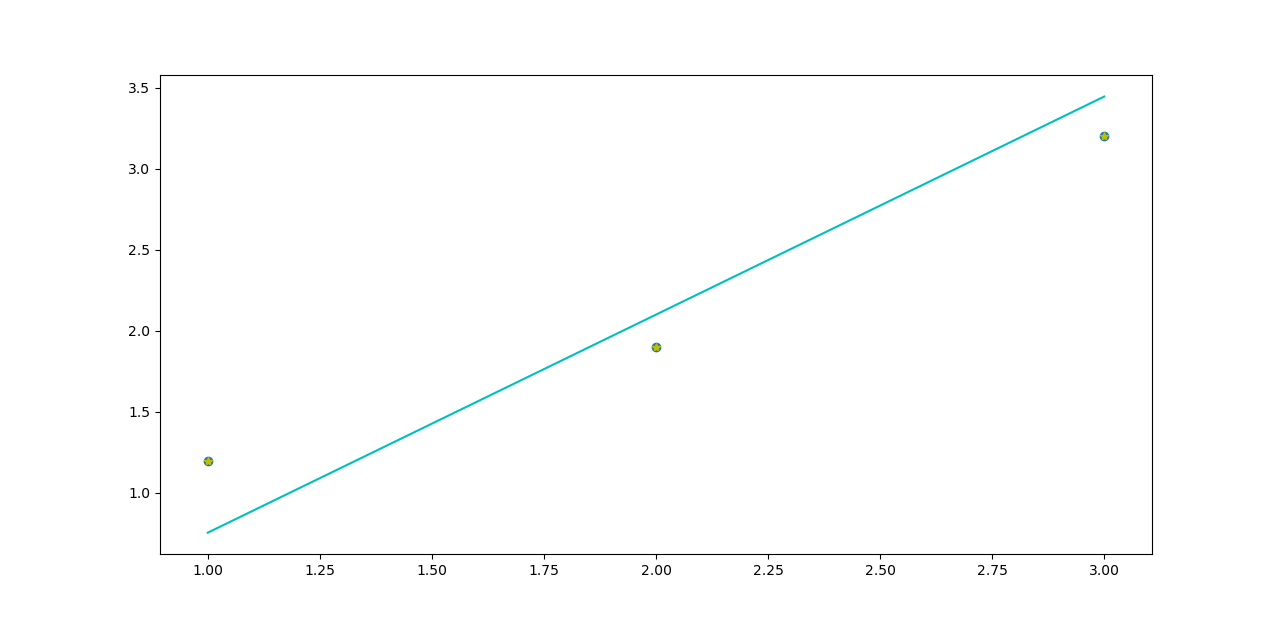

This chart was generated by the following Python code:
import numpy as np
import matplotlib.pyplot as plt
x= np.array([1,2,3])
z=np.array([1.2,1.9,3.2])
import matplotlib.pyplot as plt
x= np.array([1,2,3])
z=np.array([1.2,1.9,3.2])
def values(x,z):
	A=x.sum()
	B=z.sum()
	C=(x*x).sum()
	D=(z*z).sum()
	E=len(x)
	w0=(C*B-A*D)/(C*E-A*A)
	w1=(B-(E*w0))/A
	return w1,w0
slope,intercept=values(x,z)
final_values=[slope*i+ intercept for i in x]

plt.scatter(x,z)
plt.plot(x,z,'y*')
plt.plot(x,final_values,'c')
plt.show()
